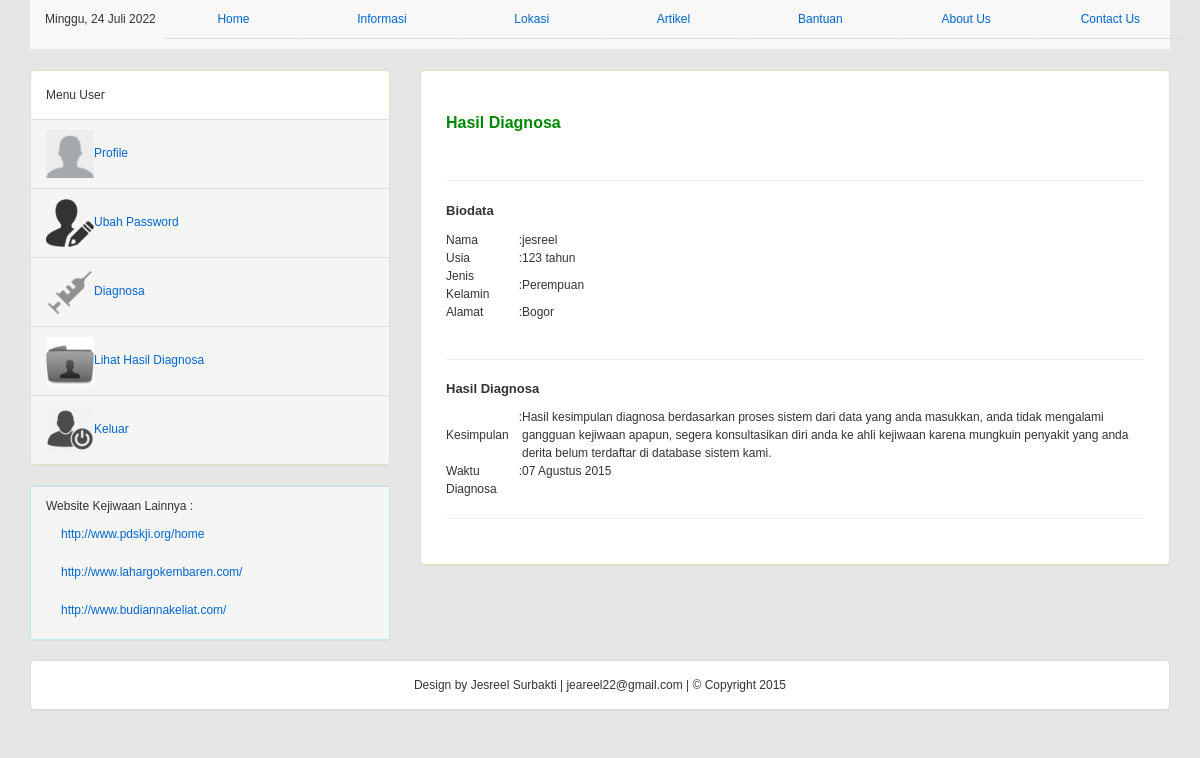
/hasil0.php (signed in), run on an earlier commit of the app's database.
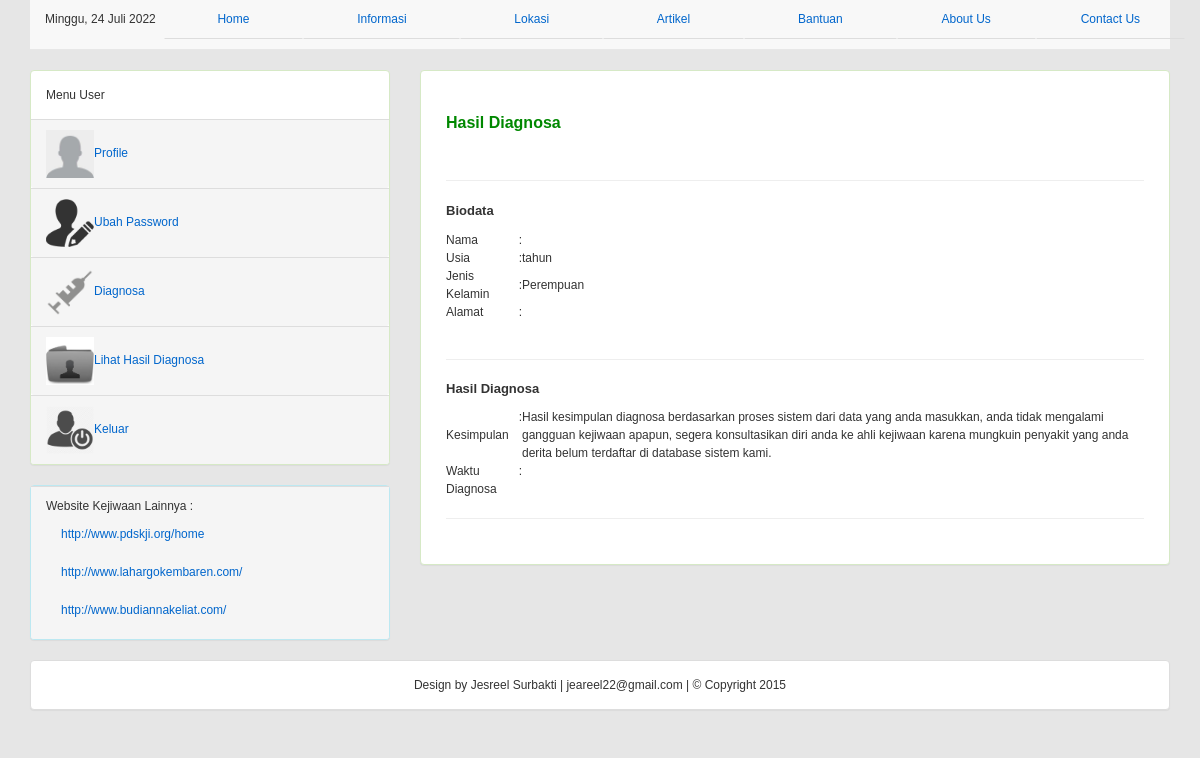
And on a later commit of the database.
### tables this page shows
CREATE TABLE `hasil_diagnosa` (
  `id_diagnosa` int(10) NOT NULL,
  `username` varchar(50) NOT NULL,
  `kode_penyakit` varchar(5) NOT NULL,
  `tanggal_diagnosa` date NOT NULL,
  `persentase` int(3) NOT NULL
);

CREATE TABLE `data_user` (
  `username` varchar(50) NOT NULL,
  `password` varchar(50) NOT NULL,
  `nama_user` varchar(50) NOT NULL,
  `usia` int(2) NOT NULL,
  `jenis_kelamin` varchar(1) NOT NULL,
  `alamat` varchar(100) NOT NULL,
  `pertanyaan` varchar(50) NOT NULL,
  `jawaban` varchar(50) NOT NULL
);

### library.php (called while the page is built, shortened)
<?php
function tgl_indo($tgl)
{
	$tanggal = substr($tgl, 8, 2);
	$bulan    = getBulan(substr($tgl, 5, 2));
	$tahun    = substr($tgl, 0, 4);
	$jam      = substr($tgl, 11, 8);
	return $tanggal . " " . $bulan . " " . $tahun . " " . $jam;
}
function getBulan($bln)
{
	switch ($bln) {
		case 8:
			return "Agustus";
			break;
	}
}
?>

### hasil0.php (the view, shortened to what the changed rows need)
<!DOCTYPE html>
<html>
<head>
	<link rel="stylesheet" type="text/css" href="css/bootstrap.css">
	<link href="templatemo_style.css" rel="stylesheet" type="text/css" />
	<?php
	include("library.php"); ?>
</head>
<body>
	<div class="container">
		<div class="row">
			<div class="col-md-8">
				<div class="panel panel-success">
					<div class="panel-body">
						<?php
						include("koneksi_db.php");
						?>
						<?php
						$u = $_SESSION['SESS_USERNAME'];
						$qry = mysqli_query($conn, "SELECT * FROM hasil_diagnosa, penyakit, data_user WHERE penyakit.kode_penyakit=hasil_diagnosa.kode_penyakit AND hasil_diagnosa.username='$u' AND hasil_diagnosa.username=data_user.username ORDER BY hasil_diagnosa.id_diagnosa DESC LIMIT 1") or die(mysqli_error());
						$data = mysqli_fetch_array($qry);
						$id = $data['id_diagnosa'];
						?>
						<div class="text_area" align="justify">
							<br>
							<br />
							<form action="javascript: void(0)" onclick="popup('cetak.php?u=<?php echo $u; ?>&id=<?php echo $id; ?>')" method="post" align="left" cellpadding="5">
								<table cellpadding="5">
									<tr>
										<td>Nama </td>
										<td>:</td>
										<td><?php echo $data['nama_user']; ?></td>
									</tr>
									<tr>
										<td>Usia</td>
										<td>:</td>
										<td><?php echo $data['usia']; ?> tahun</td>
									</tr>
									<tr>
										<td>Alamat</td>
										<td>:</td>
										<td><?php echo $data['alamat']; ?></td>
									</tr>
									<tr>
										<td>Waktu Diagnosa</td>
										<td valign="top">:</td>
										<td valign="top"><?php echo tgl_indo($data['tanggal_diagnosa']); ?></td>
									</tr>
								</table>
						</div>
					</div>
				</div>
			</div>
		</div>
	</div>
</body>
</html>

What changed in the data, as far as the page shows it:
removed hasil_diagnosa: data_user.nama_user "jesreel", data_user.usia "123", data_user.alamat "Bogor", tanggal_diagnosa "07 Agustus 2015"
